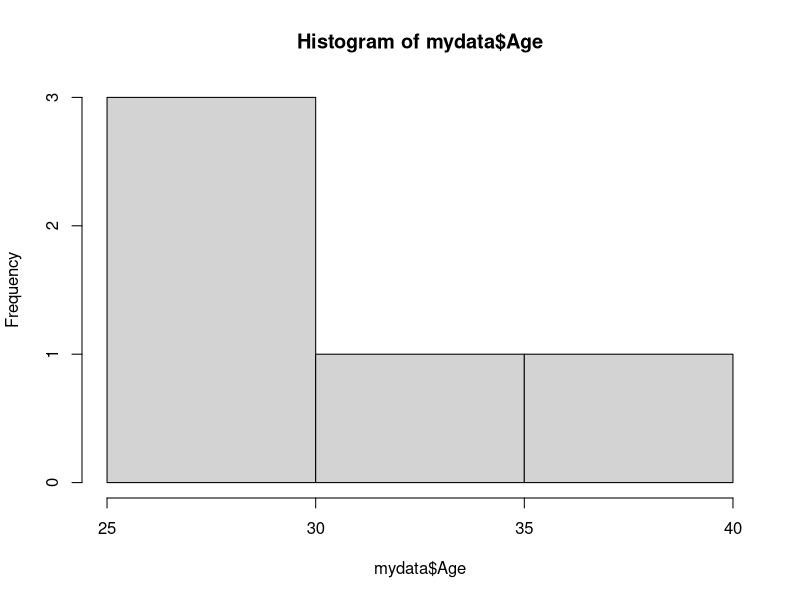
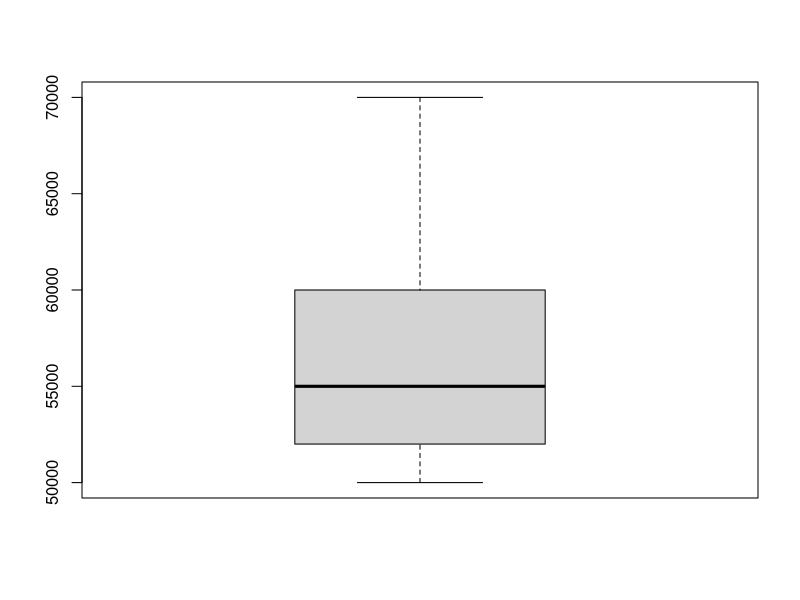
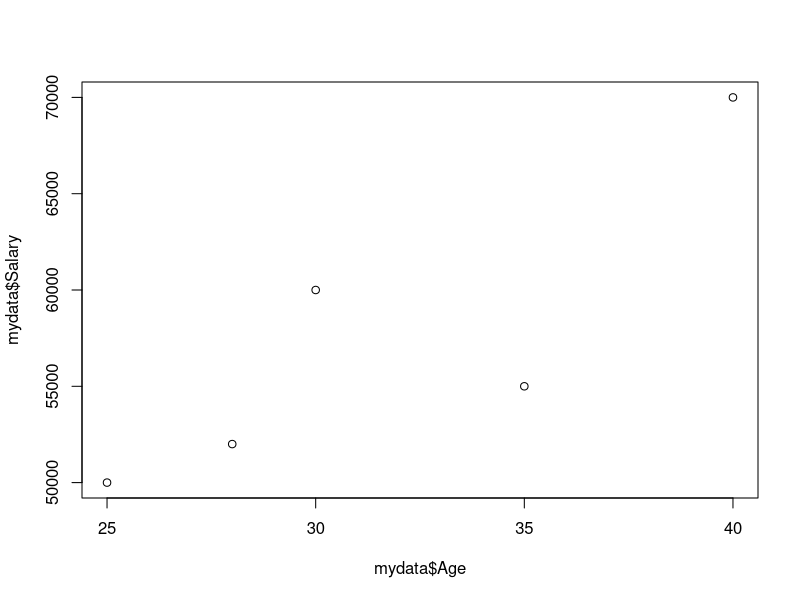
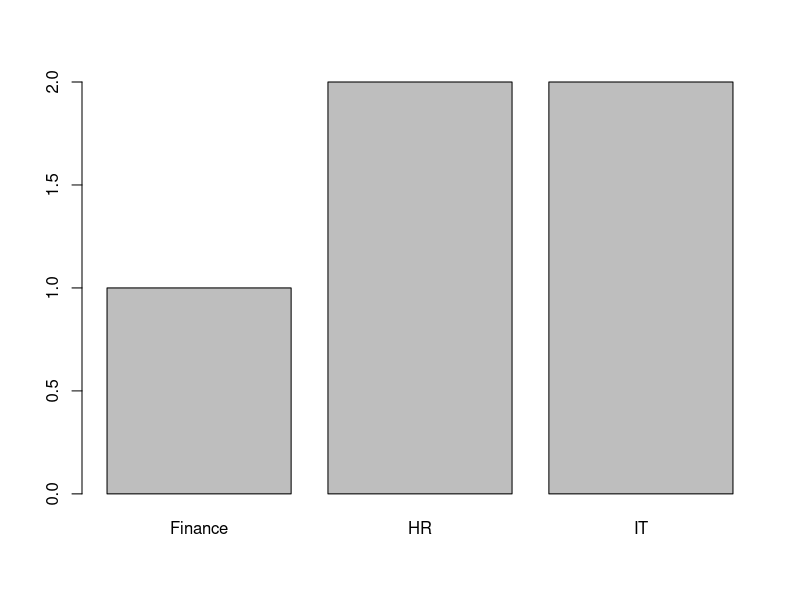
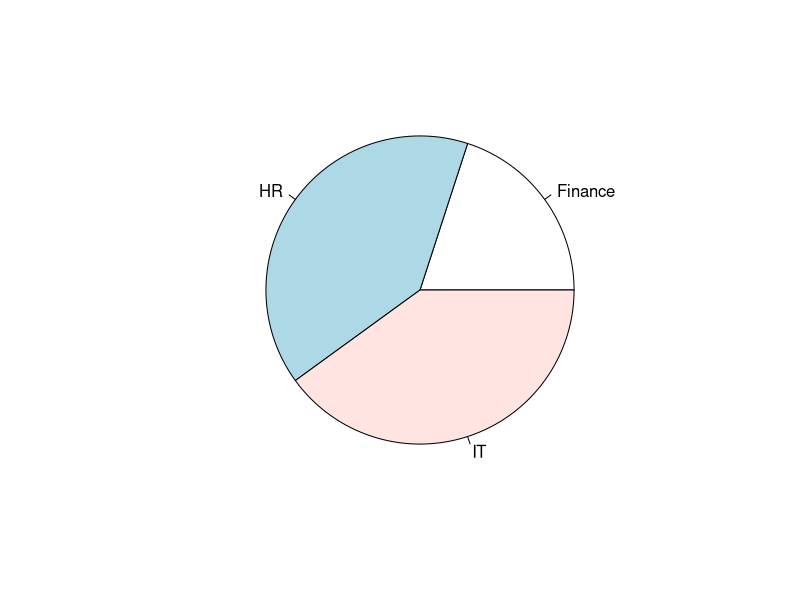

The R script that drew these images, in order:
# Create small data
mydata <- data.frame(
  Name = c("A", "B", "C", "D", "E"),
  Age = c(25, 30, 35, 28, 40),
  Salary = c(50000, 60000, 55000, 52000, 70000),
  Dept = c("HR", "IT", "HR", "Finance", "IT"),
  Exp = c(2, 5, 4, 3, 8)
)

# 1. Histogram of Age
hist(mydata$Age)

# 2. Boxplot of Salary
boxplot(mydata$Salary)

# 3. Scatter Plot (Age vs Salary)
plot(mydata$Age, mydata$Salary)

# 4. Bar Plot (count of Dept)
barplot(table(mydata$Dept))

# 5. Pie Chart (Dept distribution)
pie(table(mydata$Dept))
